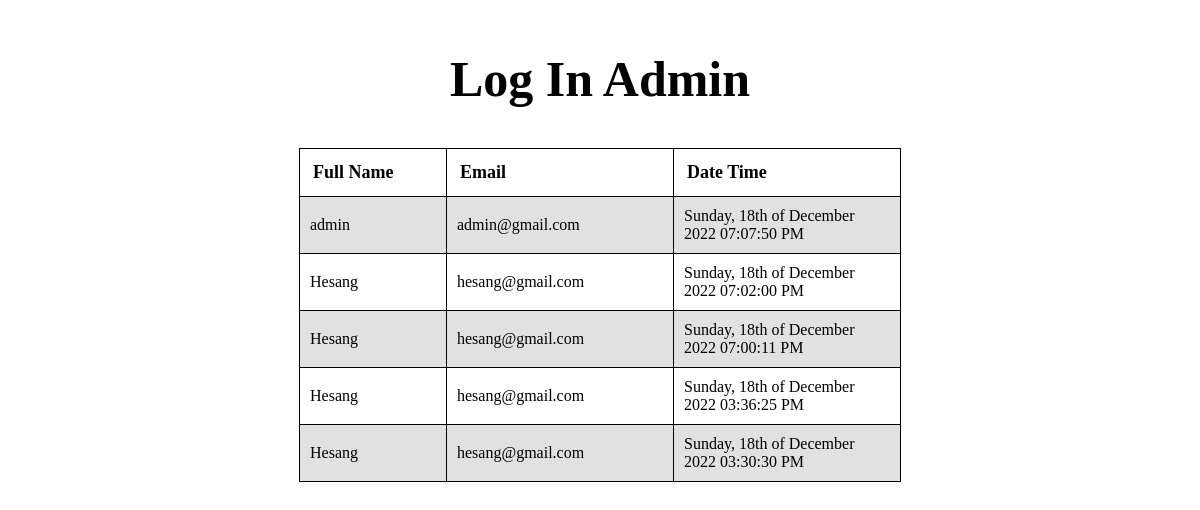
Page /Ensiq/activity.php on the committed database.
### tables this page shows
CREATE TABLE `activity` (
  `activity_id` int(11) NOT NULL,
  `user_id` int(11) NOT NULL,
  `time` varchar(200) NOT NULL
);

CREATE TABLE `user` (
  `user_id` int(11) NOT NULL,
  `full_name` varchar(100) NOT NULL,
  `email` varchar(100) NOT NULL,
  `password` varchar(100) NOT NULL,
  `roles` varchar(100) NOT NULL
);

### Ensiq/functions.php (called while the page is built, shortened)
<?php
$db = mysqli_connect("localhost", "root", "", "ensiqtest");
function query($q)
{
    global $db;
    $result = mysqli_query($db, $q);
    $rows = [];
    while ($row = mysqli_fetch_assoc($result)) {
        $rows[] = $row;
    }
    return $rows;
}
?>

### Ensiq/activity.php (the view, shortened to what this page needs)
<?php
require 'functions.php';
$result = query("SELECT user.full_name as full_name,user.email as email, activity.time as time FROM activity,user WHERE activity.user_id = user.user_id ORDER BY activity_id DESC ");
?>
<!DOCTYPE html>
<html>
<head>
</head>
<body>
    <table class="center">
        <h1>Log In Admin</h1>
        <tr>
            <th id="fn">Full Name</th>
            <th id="em">Email</th>
            <th id="dt">Date Time</th>
        </tr>
        <?php foreach($result as $e): ?>
        <tr>
            <td><?= $e["full_name"] ?></td>
            <td><?= $e["email"] ?></td>
            <td><?= $e["time"] ?> </td>
        </tr>
        <?php endforeach; ?>
    </table>
</body>
</html>

### Ensiq/activity.php (style rules this page uses)
table { max-width: 1000px; }
.center { margin-left: auto; margin-right: auto; }
th { text-align: left; font-family: georgia; font-size: large; }
h1 { text-align: center; margin-top: 50px; margin-bottom: 40px; font-family: trebuchet MS; font-size: 50px; }
table, th, td { border: 1px solid #000; border-collapse: collapse; }
th { padding: 13px; }
td { padding: 10px; }
tr:nth-child(even) { background-color: #e1e1e1; }
#fn { width: 120px; }
#em { width: 200px; }
#dt { width: 200px; }

### rows in the picture
activity: user.full_name "admin", user.email "admin@gmail.com", time "Sunday, 18th of December 2022 07:07:50 PM"
activity: user.full_name "Hesang", user.email "hesang@gmail.com", time "Sunday, 18th of December 2022 07:02:00 PM"
activity: user.full_name "Hesang", user.email "hesang@gmail.com", time "Sunday, 18th of December 2022 07:00:11 PM"
activity: user.full_name "Hesang", user.email "hesang@gmail.com", time "Sunday, 18th of December 2022 03:36:25 PM"
activity: user.full_name "Hesang", user.email "hesang@gmail.com", time "Sunday, 18th of December 2022 03:30:30 PM"
